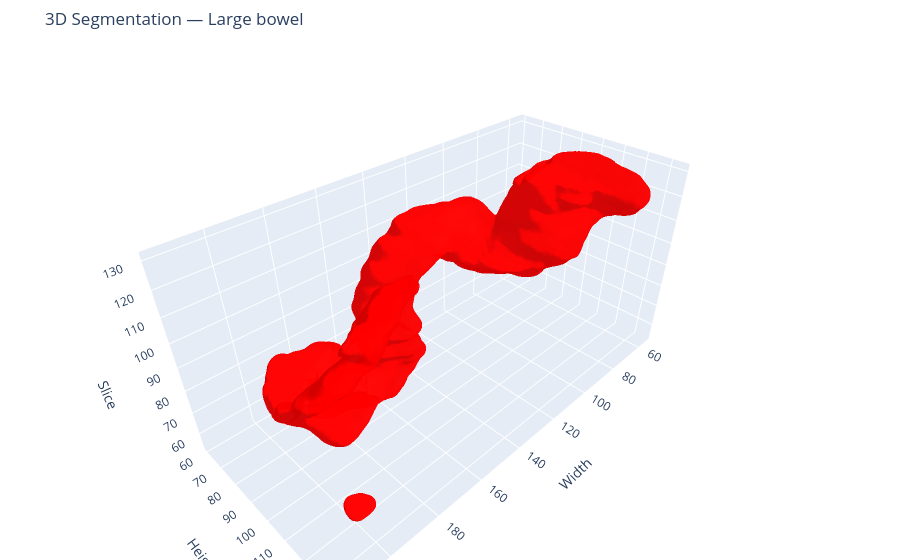
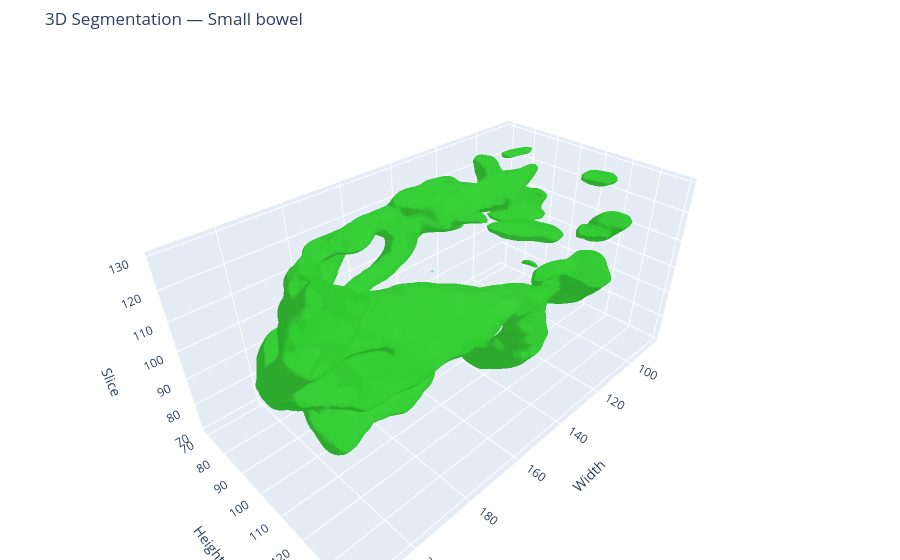
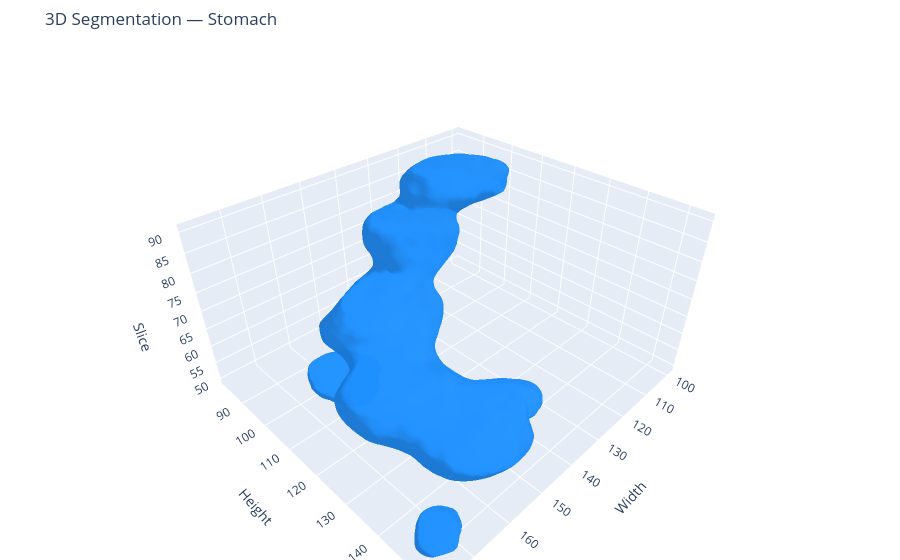

Notebook cell for these charts, in order:
### Code cell
mri_sdf = segmentator(best_model_mask_path.parent/'scans', True, visualization=True)

### Figure 1 — Plotly figure (JSON) as saved in the notebook; plotly's stock layout.template omitted (floating-point values rounded to 4 significant figures; data arrays with more than 128 entries replaced by an {"elided": "..."} marker saying what was removed)
{"data": [{"color": "red", "flatshading": false, "hovertemplate": "Width: %{x:.1f}<br>Height: %{y:.1f}<br>Slice: %{z:.1f}<extra></extra>", "i": {"elided": "58428 int values"}, "j": {"elided": "58428 int values"}, "k": {"elided": "58428 int values"}, "name": "Large bowel", "opacity": 0.85, "type": "mesh3d", "x": {"elided": "29218 float values"}, "y": {"elided": "29218 float values"}, "z": {"elided": "29218 float values"}}], "layout": {"margin": {"b": 0, "l": 0, "r": 0, "t": 50}, "scene": {"aspectmode": "data", "xaxis": {"title": {"text": "Width"}}, "yaxis": {"title": {"text": "Height"}}, "zaxis": {"title": {"text": "Slice"}}}, "title": {"text": "3D Segmentation — Large bowel"}}}

### Figure 2 — Plotly figure (JSON) as saved in the notebook; plotly's stock layout.template omitted (floating-point values rounded to 4 significant figures; data arrays with more than 128 entries replaced by an {"elided": "..."} marker saying what was removed)
{"data": [{"color": "limegreen", "flatshading": false, "hovertemplate": "Width: %{x:.1f}<br>Height: %{y:.1f}<br>Slice: %{z:.1f}<extra></extra>", "i": {"elided": "54896 int values"}, "j": {"elided": "54896 int values"}, "k": {"elided": "54896 int values"}, "name": "Small bowel", "opacity": 0.85, "type": "mesh3d", "x": {"elided": "27468 float values"}, "y": {"elided": "27468 float values"}, "z": {"elided": "27468 float values"}}], "layout": {"margin": {"b": 0, "l": 0, "r": 0, "t": 50}, "scene": {"aspectmode": "data", "xaxis": {"title": {"text": "Width"}}, "yaxis": {"title": {"text": "Height"}}, "zaxis": {"title": {"text": "Slice"}}}, "title": {"text": "3D Segmentation — Small bowel"}}}

### Figure 3 — Plotly figure (JSON) as saved in the notebook; plotly's stock layout.template omitted (floating-point values rounded to 4 significant figures; data arrays with more than 128 entries replaced by an {"elided": "..."} marker saying what was removed)
{"data": [{"color": "dodgerblue", "flatshading": false, "hovertemplate": "Width: %{x:.1f}<br>Height: %{y:.1f}<br>Slice: %{z:.1f}<extra></extra>", "i": {"elided": "20128 int values"}, "j": {"elided": "20128 int values"}, "k": {"elided": "20128 int values"}, "name": "Stomach", "opacity": 0.85, "type": "mesh3d", "x": {"elided": "10070 float values"}, "y": {"elided": "10070 float values"}, "z": {"elided": "10070 float values"}}], "layout": {"margin": {"b": 0, "l": 0, "r": 0, "t": 50}, "scene": {"aspectmode": "data", "xaxis": {"title": {"text": "Width"}}, "yaxis": {"title": {"text": "Height"}}, "zaxis": {"title": {"text": "Slice"}}}, "title": {"text": "3D Segmentation — Stomach"}}}
